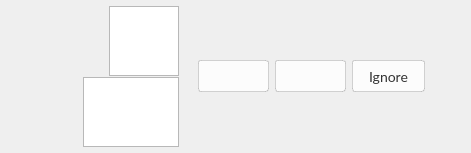
<?xml version="1.0" encoding="UTF-8"?>
<ui version="4.0">
 <class>StalledIssueHeader</class>
 <widget class="QWidget" name="StalledIssueHeader">
  <property name="geometry">
   <rect>
    <x>0</x>
    <y>0</y>
    <width>454</width>
    <height>60</height>
   </rect>
  </property>
  <property name="sizePolicy">
   <sizepolicy hsizetype="Expanding" vsizetype="Fixed">
    <horstretch>0</horstretch>
    <verstretch>0</verstretch>
   </sizepolicy>
  </property>
  <property name="minimumSize">
   <size>
    <width>0</width>
    <height>0</height>
   </size>
  </property>
  <property name="maximumSize">
   <size>
    <width>16777215</width>
    <height>16777215</height>
   </size>
  </property>
  <property name="cursor">
   <cursorShape>PointingHandCursor</cursorShape>
  </property>
  <property name="windowTitle">
   <string notr="true"/>
  </property>
  <property name="styleSheet">
   <string notr="true">*
{
   font-family: Lato;
}

#selectionText
{
  color: #333333;
  font-size: 13px;
  font-weight: bold;
}

#errorDescriptionText
{
  color: #666666;
  line-height: 15px;
  font-size: 12px;
  font-weight: normal;
}

#actionButton, #ignoreFileButton, #multipleActionButton
{
   font-size:14px;
   background-color: #FCFCFC;
   color: #333333;
   border-radius:3px;
   border: 1px solid rgba(0,0,0,0.15);
   padding-left: 16px;
   padding-right: 16px;
}

#actionButton:hover:enabled, #ignoreFileButton::hover:enabled,  #multipleActionButton::hover:enabled
{
    background-color: #E2E2E2;
}

#actionButton:pressed:enabled, #ignoreFileButton::pressed:enabled,  #multipleActionButton::pressed:enabled
{
    background-color: #C9C9C9;
}</string>
  </property>
  <layout class="QHBoxLayout" name="horizontalLayout_6" stretch="1,0">
   <property name="leftMargin">
    <number>6</number>
   </property>
   <property name="topMargin">
    <number>6</number>
   </property>
   <property name="rightMargin">
    <number>20</number>
   </property>
   <property name="bottomMargin">
    <number>6</number>
   </property>
   <item>
    <widget class="QWidget" name="titleContainer" native="true">
     <property name="sizePolicy">
      <sizepolicy hsizetype="Expanding" vsizetype="Preferred">
       <horstretch>0</horstretch>
       <verstretch>0</verstretch>
      </sizepolicy>
     </property>
     <property name="minimumSize">
      <size>
       <width>0</width>
       <height>0</height>
      </size>
     </property>
     <property name="maximumSize">
      <size>
       <width>16777215</width>
       <height>16777215</height>
      </size>
     </property>
     <layout class="QHBoxLayout" name="horizontalLayout_7">
      <property name="leftMargin">
       <number>0</number>
      </property>
      <property name="topMargin">
       <number>0</number>
      </property>
      <property name="rightMargin">
       <number>13</number>
      </property>
      <property name="bottomMargin">
       <number>0</number>
      </property>
      <item>
       <widget class="QLabel" name="arrow">
        <property name="minimumSize">
         <size>
          <width>16</width>
          <height>16</height>
         </size>
        </property>
        <property name="maximumSize">
         <size>
          <width>16</width>
          <height>16</height>
         </size>
        </property>
        <property name="text">
         <string/>
        </property>
       </widget>
      </item>
      <item>
       <widget class="QLabel" name="fileTypeIcon">
        <property name="minimumSize">
         <size>
          <width>48</width>
          <height>48</height>
         </size>
        </property>
        <property name="maximumSize">
         <size>
          <width>48</width>
          <height>48</height>
         </size>
        </property>
        <property name="text">
         <string/>
        </property>
        <property name="alignment">
         <set>Qt::AlignCenter</set>
        </property>
       </widget>
      </item>
      <item>
       <widget class="QWidget" name="errorContainer" native="true">
        <property name="sizePolicy">
         <sizepolicy hsizetype="Expanding" vsizetype="Preferred">
          <horstretch>0</horstretch>
          <verstretch>0</verstretch>
         </sizepolicy>
        </property>
        <property name="minimumSize">
         <size>
          <width>0</width>
          <height>0</height>
         </size>
        </property>
        <property name="maximumSize">
         <size>
          <width>16777215</width>
          <height>16777215</height>
         </size>
        </property>
        <layout class="QVBoxLayout" name="verticalLayout">
         <property name="spacing">
          <number>1</number>
         </property>
         <property name="leftMargin">
          <number>0</number>
         </property>
         <property name="topMargin">
          <number>0</number>
         </property>
         <property name="rightMargin">
          <number>0</number>
         </property>
         <property name="bottomMargin">
          <number>0</number>
         </property>
         <item>
          <widget class="QWidget" name="errorTitle" native="true">
           <property name="sizePolicy">
            <sizepolicy hsizetype="Expanding" vsizetype="Preferred">
             <horstretch>0</horstretch>
             <verstretch>0</verstretch>
            </sizepolicy>
           </property>
           <layout class="QHBoxLayout" name="horizontalLayout" stretch="0,0">
            <property name="spacing">
             <number>3</number>
            </property>
            <property name="leftMargin">
             <number>0</number>
            </property>
            <property name="topMargin">
             <number>0</number>
            </property>
            <property name="rightMargin">
             <number>0</number>
            </property>
            <property name="bottomMargin">
             <number>0</number>
            </property>
            <item>
             <widget class="QLabel" name="errorTitleIcon">
              <property name="minimumSize">
               <size>
                <width>24</width>
                <height>24</height>
               </size>
              </property>
              <property name="maximumSize">
               <size>
                <width>24</width>
                <height>24</height>
               </size>
              </property>
              <property name="text">
               <string/>
              </property>
             </widget>
            </item>
            <item>
             <widget class="QWidget" name="errorTitleTextContainer" native="true">
              <property name="sizePolicy">
               <sizepolicy hsizetype="Expanding" vsizetype="Preferred">
                <horstretch>0</horstretch>
                <verstretch>0</verstretch>
               </sizepolicy>
              </property>
              <property name="styleSheet">
               <string notr="true">#fileNameTitle
{
     color: #333333;
     font-size: 13px;
     line-height: 16px;
     font-family: Lato Bold;
}
</string>
              </property>
              <layout class="QHBoxLayout" name="horizontalLayout_3" stretch="0">
               <property name="spacing">
                <number>3</number>
               </property>
               <property name="leftMargin">
                <number>0</number>
               </property>
               <property name="topMargin">
                <number>0</number>
               </property>
               <property name="rightMargin">
                <number>0</number>
               </property>
               <property name="bottomMargin">
                <number>0</number>
               </property>
               <item>
                <widget class="WordWrapLabel" name="fileNameTitle">
                 <property name="sizePolicy">
                  <sizepolicy hsizetype="Expanding" vsizetype="Preferred">
                   <horstretch>0</horstretch>
                   <verstretch>0</verstretch>
                  </sizepolicy>
                 </property>
                </widget>
               </item>
              </layout>
             </widget>
            </item>
           </layout>
          </widget>
         </item>
         <item>
          <widget class="QWidget" name="errorDescription" native="true">
           <property name="sizePolicy">
            <sizepolicy hsizetype="Expanding" vsizetype="Preferred">
             <horstretch>0</horstretch>
             <verstretch>0</verstretch>
            </sizepolicy>
           </property>
           <layout class="QHBoxLayout" name="horizontalLayout_2" stretch="0">
            <property name="spacing">
             <number>3</number>
            </property>
            <property name="leftMargin">
             <number>1</number>
            </property>
            <property name="topMargin">
             <number>0</number>
            </property>
            <property name="rightMargin">
             <number>0</number>
            </property>
            <property name="bottomMargin">
             <number>0</number>
            </property>
            <item>
             <widget class="WordWrapLabel" name="errorDescriptionText">
              <property name="sizePolicy">
               <sizepolicy hsizetype="Expanding" vsizetype="Preferred">
                <horstretch>0</horstretch>
                <verstretch>0</verstretch>
               </sizepolicy>
              </property>
             </widget>
            </item>
           </layout>
          </widget>
         </item>
        </layout>
       </widget>
      </item>
     </layout>
    </widget>
   </item>
   <item>
    <widget class="QWidget" name="actionContainer" native="true">
     <property name="styleSheet">
      <string notr="true">#actionMessage
{
   font-size:14px;
   color: #333333;
}
</string>
     </property>
     <layout class="QHBoxLayout" name="horizontalLayout_4">
      <property name="leftMargin">
       <number>0</number>
      </property>
      <property name="topMargin">
       <number>0</number>
      </property>
      <property name="rightMargin">
       <number>0</number>
      </property>
      <property name="bottomMargin">
       <number>0</number>
      </property>
      <item>
       <widget class="QPushButton" name="actionButton">
        <property name="sizePolicy">
         <sizepolicy hsizetype="Preferred" vsizetype="Fixed">
          <horstretch>0</horstretch>
          <verstretch>0</verstretch>
         </sizepolicy>
        </property>
        <property name="minimumSize">
         <size>
          <width>0</width>
          <height>32</height>
         </size>
        </property>
        <property name="maximumSize">
         <size>
          <width>16777215</width>
          <height>32</height>
         </size>
        </property>
        <property name="cursor">
         <cursorShape>PointingHandCursor</cursorShape>
        </property>
        <property name="text">
         <string/>
        </property>
       </widget>
      </item>
      <item>
       <widget class="QPushButton" name="multipleActionButton">
        <property name="minimumSize">
         <size>
          <width>0</width>
          <height>32</height>
         </size>
        </property>
        <property name="maximumSize">
         <size>
          <width>16777215</width>
          <height>32</height>
         </size>
        </property>
        <property name="layoutDirection">
         <enum>Qt::RightToLeft</enum>
        </property>
        <property name="text">
         <string/>
        </property>
        <property name="icon">
         <iconset>
          <normalon>:/images/node_selector/Icon-Small-Arrow-Down.png</normalon>
         </iconset>
        </property>
        <property name="iconSize">
         <size>
          <width>16</width>
          <height>16</height>
         </size>
        </property>
       </widget>
      </item>
      <item>
       <widget class="QPushButton" name="ignoreFileButton">
        <property name="minimumSize">
         <size>
          <width>0</width>
          <height>32</height>
         </size>
        </property>
        <property name="maximumSize">
         <size>
          <width>16777215</width>
          <height>32</height>
         </size>
        </property>
        <property name="text">
         <string>Ignore</string>
        </property>
       </widget>
      </item>
      <item>
       <widget class="QWidget" name="actionMessageContainer" native="true">
        <layout class="QHBoxLayout" name="horizontalLayout_5">
         <property name="spacing">
          <number>5</number>
         </property>
         <property name="leftMargin">
          <number>0</number>
         </property>
         <property name="topMargin">
          <number>0</number>
         </property>
         <property name="rightMargin">
          <number>0</number>
         </property>
         <property name="bottomMargin">
          <number>0</number>
         </property>
         <item>
          <widget class="QLabel" name="actionMessageIcon">
           <property name="text">
            <string notr="true"/>
           </property>
          </widget>
         </item>
         <item>
          <widget class="QLabel" name="actionMessage">
           <property name="text">
            <string/>
           </property>
          </widget>
         </item>
        </layout>
       </widget>
      </item>
     </layout>
    </widget>
   </item>
  </layout>
 </widget>
 <customwidgets>
  <customwidget>
   <class>WordWrapLabel</class>
   <extends>QTextEdit</extends>
   <header>WordWrapLabel.h</header>
  </customwidget>
 </customwidgets>
 <resources/>
 <connections/>
</ui>
